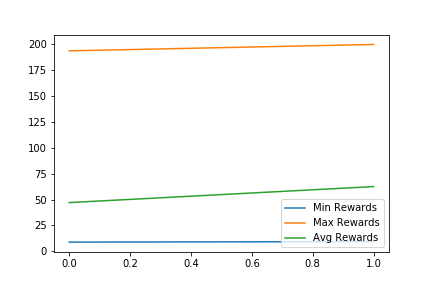

This chart was generated by the following Python code:
import gym
import keras
from keras.models import Sequential, load_model
from keras.layers import Dense
from keras.optimizers import Adam
from rltoolkit.methods import COGA
from rltoolkit.utils import test_network
from rltoolkit.callbacks import Checkpoint, Graph

env = gym.make('CartPole-v1')
try:
  print(env.unwrapped.get_action_meanings())
except:
  pass

#Build network
model = Sequential()
model.add(Dense(32, activation='relu', input_shape=env.observation_space.shape))
model.add(Dense(env.action_space.n, activation='linear'))
model.compile(Adam(0.001), loss='mse')
model.summary()

filename = 'cartpole'

#Load pretrained model
try:
  model = load_model(f'{filename}.h5')
except:
  pass

#Initialize COGA Learning Method
method = COGA(model, 
              num_colonies=20, 
              num_workers=50,
              alpha=0.2,
            )

#Enable graphing of rewards
graph = Graph()
#Make a checkpoint to save best model during training
ckpt = Checkpoint(f'{filename}.h5')

#Train neural network for 25 generations
nn = method.train(env,
                  goal=500,
                  elites=5,
                  verbose=1,
                  patience=10,
                  validate=True,
                  generations=100,
                  callbacks=[graph, ckpt], 
                  sharpness=25,
                )

#Save and show rewards
version = ['min', 'max', 'avg']
graph.show(version=version)
graph.save(f'{filename}.png', version=version)
nn.save('nn.h5')

#Load best saved model
model = load_model(f'{filename}.h5')

#Test models results for 5 episodes
episodes = 5
avg = test_network(model, env, episodes=episodes, render=True, verbose=1)
print(f'Average after {episodes} episodes:', avg)